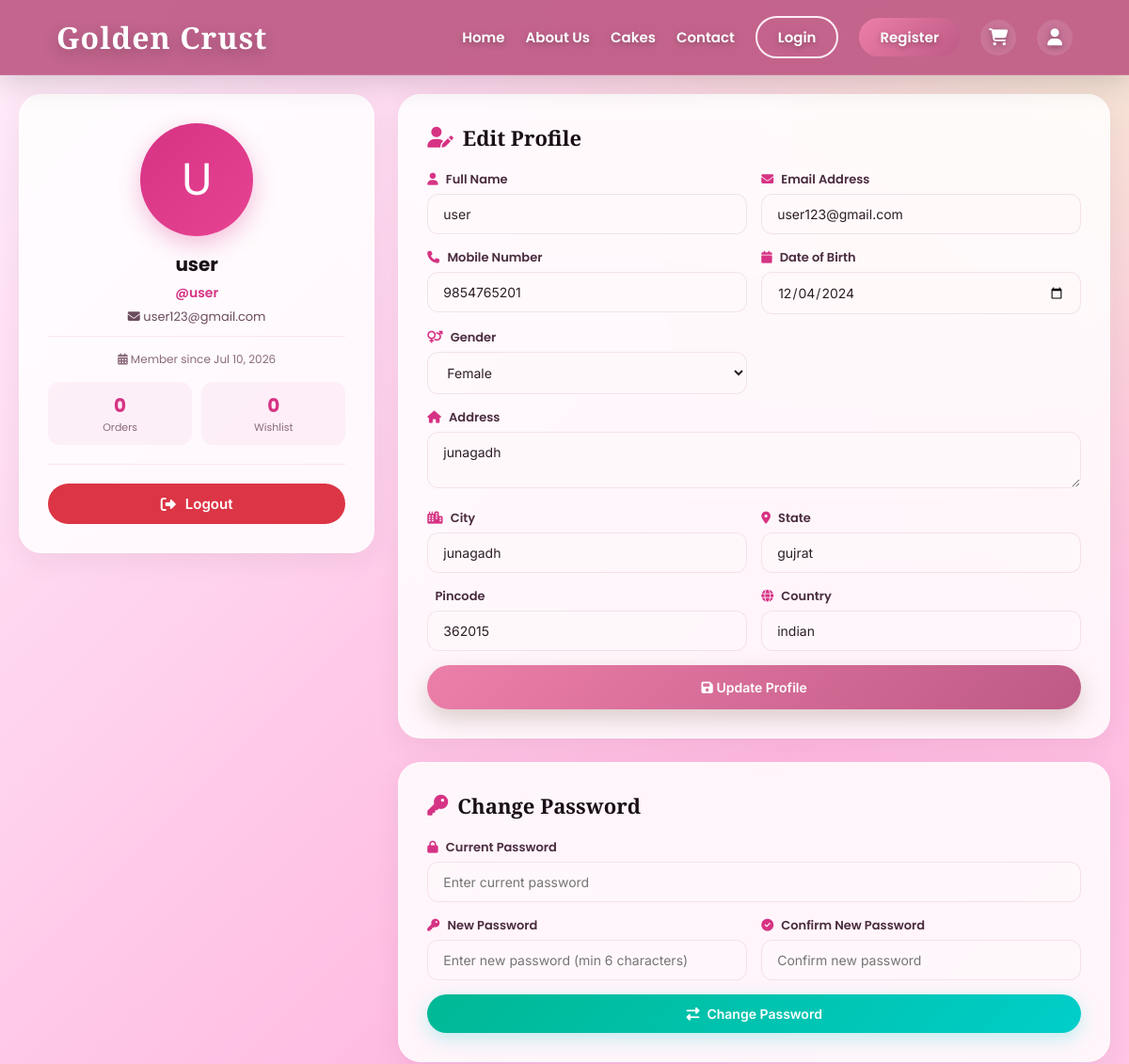
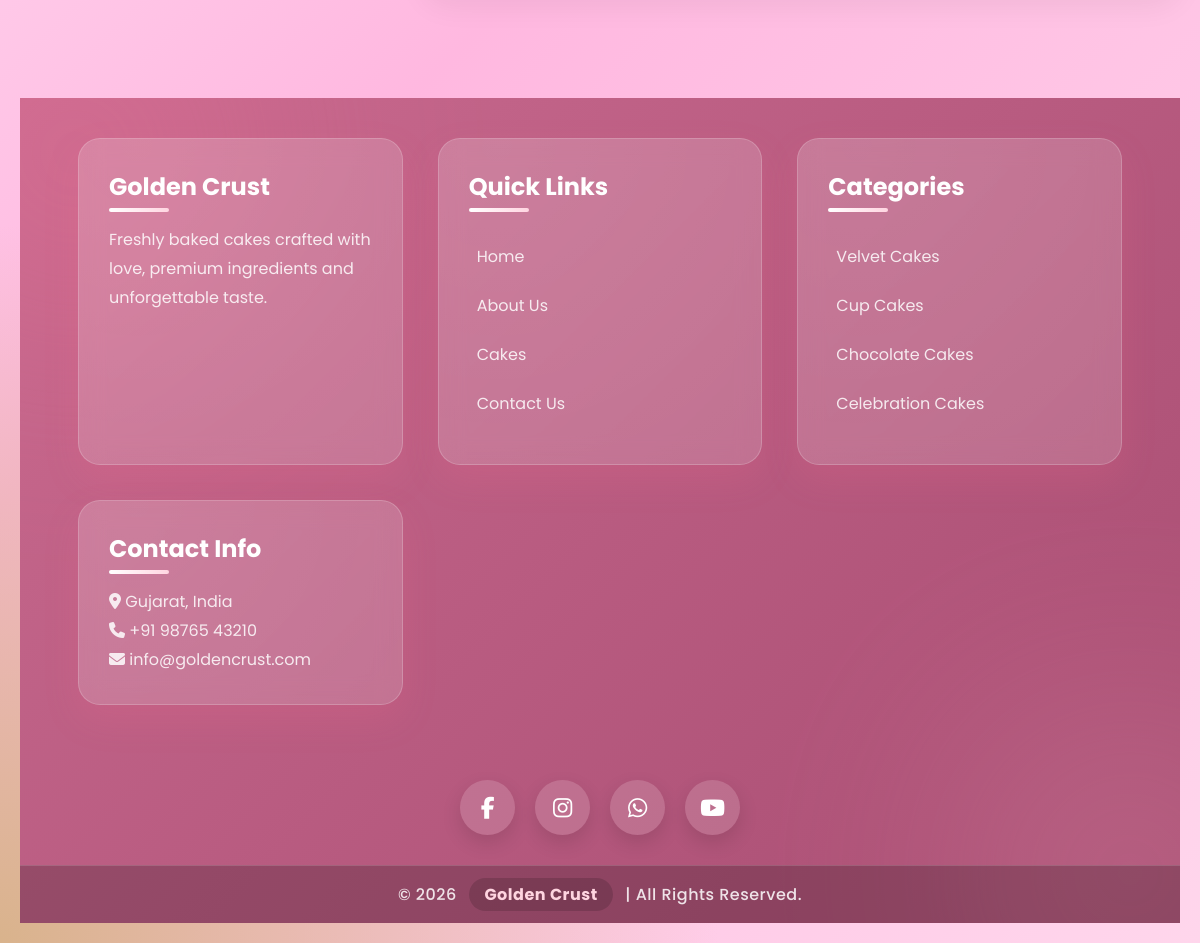
Page /profile.php (signed in) on the committed database (2 pictures, top to bottom).
### tables this page shows
CREATE TABLE `users` (
  `id` int(11) NOT NULL,
  `name` varchar(100) NOT NULL,
  `address` text DEFAULT NULL,
  `city` varchar(100) DEFAULT NULL,
  `pincode` varchar(10) DEFAULT NULL,
  `state` varchar(100) DEFAULT NULL,
  `country` varchar(100) DEFAULT NULL,
  `username` varchar(100) DEFAULT NULL,
  `email` varchar(100) NOT NULL,
  `dob` date DEFAULT NULL,
  `password` varchar(100) NOT NULL,
  `gender` enum('Male','Female','Other') DEFAULT NULL,
  `mobileno` varchar(15) DEFAULT NULL,
  `created_at` timestamp NOT NULL DEFAULT current_timestamp(),
  `phone` varchar(20) DEFAULT NULL
);

### profile.php (the view, shortened to what this page needs)
<?php
$conn = mysqli_connect("localhost", "root", "", "golden_crust");
$user_id = $_SESSION['user_id'];
$sql = "SELECT * FROM users WHERE id = '$user_id'";
$result = mysqli_query($conn, $sql);
$user = mysqli_fetch_assoc($result);
?>
<!DOCTYPE html>
<html lang="en">
<head>
    <link rel="stylesheet" href="https://cdnjs.cloudflare.com/ajax/libs/font-awesome/6.5.0/css/all.min.css">
         <link rel="stylesheet" href="css/style.css">
    <link rel="stylesheet" href="css/profile.css">
</head>
<body>
<?php include 'includes/header.php'; ?>
<?php include 'includes/navbar.php'; ?>
    <div class="container">
        <div class="profile-sidebar">
            <div class="avatar">
                <?php
                    $initial = strtoupper(substr($user['username'] ?? 'U', 0, 1));
                    echo $initial;
                ?>
            </div>
            <div>
                <h3><?php echo htmlspecialchars($user['name'] ?? $user['username']); ?></h3>
                <div class="username">@<?php echo htmlspecialchars($user['username']); ?></div>
                <div class="email"><i class="fas fa-envelope"></i> <?php echo htmlspecialchars($user['email']); ?></div>
                <div class="member-since">
                    <i class="fas fa-calendar-alt"></i>
                    Member since <?php echo date('M d, Y', strtotime($user['created_at'] ?? date('Y-m-d'))); ?>
                </div>
            </div>
            <div class="stats">
                <div class="stat-item">
                    <div class="number">0</div>
                    <div class="label">Orders</div>
                </div>
                <div class="stat-item">
                    <div class="number">0</div>
                    <div class="label">Wishlist</div>
                </div>
            </div>
            <div class="sidebar-logout">
                <a href="logout.php" class="logout-btn">
                    <i class="fas fa-sign-out-alt"></i> Logout
                </a>
            </div>
        </div>
        <div class="profile-content">
            <div class="profile-card">
                <h2><i class="fas fa-user-edit"></i> Edit Profile</h2>
                <form method="POST" action="">
                    <div class="form-row">
                        <div class="form-group">
                            <label><i class="fas fa-user"></i> Full Name</label>
                            <input type="text" name="name" value="<?php echo htmlspecialchars($user['name'] ?? ''); ?>" required>
                        </div>
                        <div class="form-group">
                            <label><i class="fas fa-envelope"></i> Email Address</label>
                            <input type="email" name="email" value="<?php echo htmlspecialchars($user['email']); ?>" required>
                        </div>
                    </div>
                    <div class="form-row">
                        <div class="form-group">
                            <label><i class="fas fa-phone"></i> Mobile Number</label>
                            <input type="text" name="mobileno" value="<?php echo htmlspecialchars($user['mobileno'] ?? ''); ?>">
                        </div>
                        <div class="form-group">
                            <label><i class="fas fa-calendar"></i> Date of Birth</label>
                            <input type="date" name="dob" value="<?php echo htmlspecialchars($user['dob'] ?? ''); ?>">
                        </div>
                    </div>
                    <div class="form-row">
                        <div class="form-group">
                            <label><i class="fas fa-venus-mars"></i> Gender</label>
                            <select name="gender">
                                <option value="Female" <?php echo ($user['gender'] ?? '') == 'Female' ? 'selected' : ''; ?>>Female</option>
                            </select>
                        </div>
                    </div>
                    <div class="form-group">
                        <label><i class="fas fa-home"></i> Address</label>
                        <textarea name="address" rows="2"><?php echo htmlspecialchars($user['address'] ?? ''); ?></textarea>
                    </div>
                    <div class="form-row">
                        <div class="form-group">
                            <label><i class="fas fa-city"></i> City</label>
                            <input type="text" name="city" value="<?php echo htmlspecialchars($user['city'] ?? ''); ?>">
                        </div>
                        <div class="form-group">
                            <label><i class="fas fa-map-marker-alt"></i> State</label>
                            <input type="text" name="state" value="<?php echo htmlspecialchars($user['state'] ?? ''); ?>">
                        </div>
                    </div>
                    <div class="form-row">
                        <div class="form-group">
                            <label><i class="fas fa-mailbox"></i> Pincode</label>
                            <input type="text" name="pincode" value="<?php echo htmlspecialchars($user['pincode'] ?? ''); ?>">
                        </div>
                        <div class="form-group">
                            <label><i class="fas fa-globe"></i> Country</label>
                            <input type="text" name="country" value="<?php echo htmlspecialchars($user['country'] ?? ''); ?>">
                        </div>
                    </div>
                    <button type="submit" name="update_profile" class="btn btn-primary btn-block">
                        <i class="fas fa-save"></i> Update Profile
                    </button>
                </form>
            </div>
            <div class="profile-card">
                <h2><i class="fas fa-key"></i> Change Password</h2>
                <form method="POST" action="">
                    <div class="form-group">
                        <label><i class="fas fa-lock"></i> Current Password</label>
                        <input type="password" name="current_password" placeholder="Enter current password" required>
                    </div>
                    <div class="form-row">
                        <div class="form-group">
                            <label><i class="fas fa-key"></i> New Password</label>
                            <input type="password" name="new_password" placeholder="Enter new password (min 6 characters)" required>
                        </div>
                        <div class="form-group">
                            <label><i class="fas fa-check-circle"></i> Confirm New Password</label>
                            <input type="password" name="confirm_password" placeholder="Confirm new password" required>
                        </div>
                    </div>
                    <button type="submit" name="change_password" class="btn btn-success btn-block">
                        <i class="fas fa-exchange-alt"></i> Change Password
                    </button>
                </form>
            </div>
        </div>
    </div>
<?php include 'includes/footer.php'; ?>
</body>
</html>

### css/style.css (style rules this page uses)
* { margin: 0; padding: 0; box-sizing: border-box; font-family: 'Poppins', sans-serif; }
:root { --primary: #EC7FA9; --secondary: #FFB8E0; --dark: #BE5985; --light: #FFEDFA; --white: #ffffff; --text: #4a2c3a; --footer-bg: #c96a8f; --footer-dark: #a84d72; }
html { scroll-behavior: smooth; }
body { background: radial-gradient(circle at top right, #f5e6d3 0%, transparent 30%), radial-gradient(circle at bottom left, #d9b38c 0%, transparent 30%), linear-gradient(135deg, #FFEDFA, #FFB8E0, #FFD6EC); color: var(--text); overflow-x: hidden; padding-top: 80px; }
.btn-primary { text-decoration: none; background: linear-gradient(135deg, #EC7FA9, #BE5985); color: #fff; padding: 15px 35px; border-radius: 35px; font-weight: 600; transition: 0.4s; box-shadow: 0 10px 25px rgba(111, 78, 55, 0.25); display: inline-block; border: none; cursor: pointer; }

### rows in the picture
users: username "U", name "user", username "user", email "user123@gmail.com", mobileno "9854765201", dob "12/04/2024", gender "Female", address "junagadh", city "junagadh", state "gujrat", pincode "362015", country "indian"
